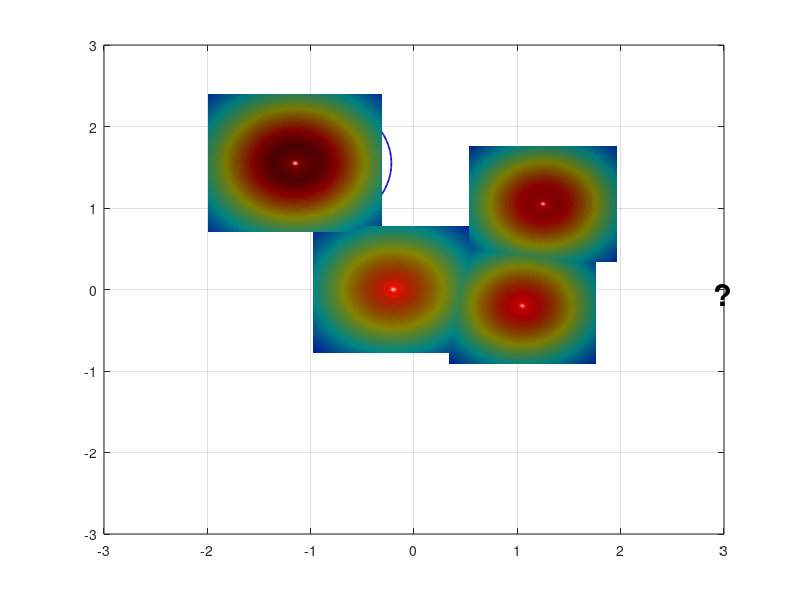

Write MATLAB code to recreate this figure. (Note: this script raises an error after producing the figure.)
%% Reproduce EVM-style demo figure (no toolboxes)
clear; close all; clc; rng(7);

% ---------- 1) 合成四类二维数据 ----------
% 类中心（大致对应图中位置）
C_star  = [-1.15  1.55];   % 红色星
C_diam  = [ 1.25  1.05];   % 绿色菱形
C_square= [ 1.05 -0.20];   % 蓝色方块
C_dot   = [-0.20  0.00];   % 蓝色小点（被 A 标注影响的那簇）

% 协方差（控制每簇形状）
S = @(sx,sy,rho)[sx^2 rho*sx*sy; rho*sx*sy sy^2];
Sig_star   = S(0.18,0.20, 0.05);
Sig_diam   = S(0.22,0.18,-0.10);
Sig_square = S(0.20,0.16, 0.05);
Sig_dot    = S(0.25,0.18, 0.00);

% 从高斯采样（不用 mvnrnd）
sample = @(N,mu,SIG) (randn(N,2)*chol(SIG,'lower') + mu);

X_star   = sample(12,C_star,   Sig_star);
X_diam   = sample(30,C_diam,   Sig_diam);
X_square = sample(28,C_square, Sig_square);
X_dot    = sample(45,C_dot,    Sig_dot);

% 加一个“离群星”靠近 A（见原图左中）
X_star = [X_star; 0.02 0.15];

% ---------- 2) 底面散点与样式 ----------
figure('Color','w','Position',[100,100,800,600]);
hold on; box on; grid on;
z0 = 0; % 所有散点都放在 z=0 的平面

% 确保按照绘制顺序叠放，便于把散点置顶
set(gca,'SortMethod','childorder');

h_star   = scatter3(X_star(:,1),  X_star(:,2),  z0+zeros(size(X_star,1),1),  70, ...
        'pentagram', 'filled', 'MarkerEdgeColor','k', 'MarkerFaceColor',[0.635294 0.0784314 0.184314], 'LineWidth',1.0); % 红色五角星 #A2142F
h_diam   = scatter3(X_diam(:,1),  X_diam(:,2),  z0+zeros(size(X_diam,1),1),  60, ...
        'd', 'filled', 'MarkerEdgeColor','k', 'MarkerFaceColor',[0.466667 0.674510 0.188235]); % 绿色菱形 #77AC30
h_square = scatter3(X_square(:,1),X_square(:,2),z0+zeros(size(X_square,1),1),60, ...
        's', 'filled', 'MarkerEdgeColor','k', 'MarkerFaceColor',[0 0.447059 0.741176]); % 蓝色正方形 #0072BD
h_dot    = scatter3(X_dot(:,1),   X_dot(:,2),   z0+zeros(size(X_dot,1),1),   18, ...
        'o', 'filled', 'MarkerEdgeColor','k', 'MarkerFaceColor',[0.929412 0.694118 0.125490]); % 黄色圆形 #EDB120


% ---------- 3) ψ-model 等值环（彩色同心） ----------
% 采用带形状参的径向函数 psi(r) = exp(-(r/s)^t)
psi = @(X,Y,cx,cy,s,t) exp( - ( sqrt((X-cx).^2 + (Y-cy).^2) ./ s ).^t );

% 选几处“极端向量/代表点”（包含 A 所在）
EV = [ -0.23 -0.02 ;   % A 对应蓝点极端向量
        1.06 -0.22 ;   % 蓝方块
        1.28  1.03 ;   % 绿菱形
       -1.05  1.55 ];  % 红星
scale = [0.42, 0.36, 0.40, 0.48];   % 各自 scale
shape = [2.6,  2.2,  2.4,  2.0];    % 各自 shape

% 网格
[xg,yg] = meshgrid(linspace(-3,3,400));
colormap(jet); caxis([0 1]);

% 等高线层级（红到蓝：高到低）
levels = linspace(1.0,0.05,12);

for k = 1:size(EV,1)
    Z = psi(xg,yg,EV(k,1),EV(k,2),scale(k),shape(k));
    [~, h] = contour(xg,yg,Z,levels);    % 直接画在底面，保持颜色映射
    set(h,'LineWidth',1.25);

    % 将等高线明确压到 z=0（兼容不同 MATLAB 版本）
    ch = get(h,'Children');
    for ic = 1:numel(ch)
        zd = get(ch(ic),'ZData');
        if ~isempty(zd)
            set(ch(ic),'ZData',zeros(size(zd))); % 强制贴在 z=0
        end
    end
end

% 标出 A 与问号
text(-0.34,-0.06,0.02,'A','FontWeight','bold','FontSize',20,'Color','k');
text( 0.25, 0.35,0.03,'??','FontWeight','bold','FontSize',22,'Color','k');
text( 2.90,-0.05,0.03,'?','FontWeight','bold','FontSize',22,'Color','k');

% ---------- 4) 上方半透明“钟形面”（表示类支持/概率） ----------
% 用四个高斯穹顶，中心与各簇一致
gauss2 = @(X,Y,cx,cy,s) exp(-((X-cx).^2 + (Y-cy).^2)/(2*s^2));
tops  = {C_star, C_diam, C_square, C_dot};
sigT  = [0.65 0.55 0.55 0.60];
amp   = [1.05 0.95 0.90 0.85];

% 抬高穹顶，并缩小每个穹顶的覆盖范围（为每个穹顶使用局部网格）
zlift      = 0.18;   % 统一抬高量（不改变颜色映射）
spanFactor = 1.3;    % 每个穹顶半宽 = spanFactor * sigma（越小覆盖越小）
gridN      = 121;    % 局部网格分辨率

for i=1:4
    cx = tops{i}(1); cy = tops{i}(2);
    span = spanFactor * sigT(i);
    [xgi,ygi] = meshgrid(linspace(cx - span, cx + span, gridN), ...
                         linspace(cy - span, cy + span, gridN));

    Zt = amp(i) * gauss2(xgi,ygi,cx,cy,sigT(i));
    % 用 Zt 作为颜色，Zt+zlift 作为高度，从而抬高且保留原色
    s1 = surf(xgi,ygi, Zt + zlift, Zt, 'EdgeColor','none', 'FaceAlpha',1);
end
shading interp; camlight headlight; lighting gouraud;

% 将散点推到顶层
uistack([h_star h_diam h_square h_dot], 'top');

% ---------- 5) 轴、视角与观感 ----------
xlim([-2 2]); ylim([-1 3]); zlim([0 1.25]); view(-67,22);
axis vis3d; daspect([1 1 0.8]);
set(gca,'FontName','Times New Roman','FontSize',12,'LineWidth',1);
% xlabel('x'); ylabel('y'); zlabel('score / \psi');

% 网格和背景风格
grid on; 
% set(gca,'GridAlpha',0.2,'MinorGridAlpha',0.2);
